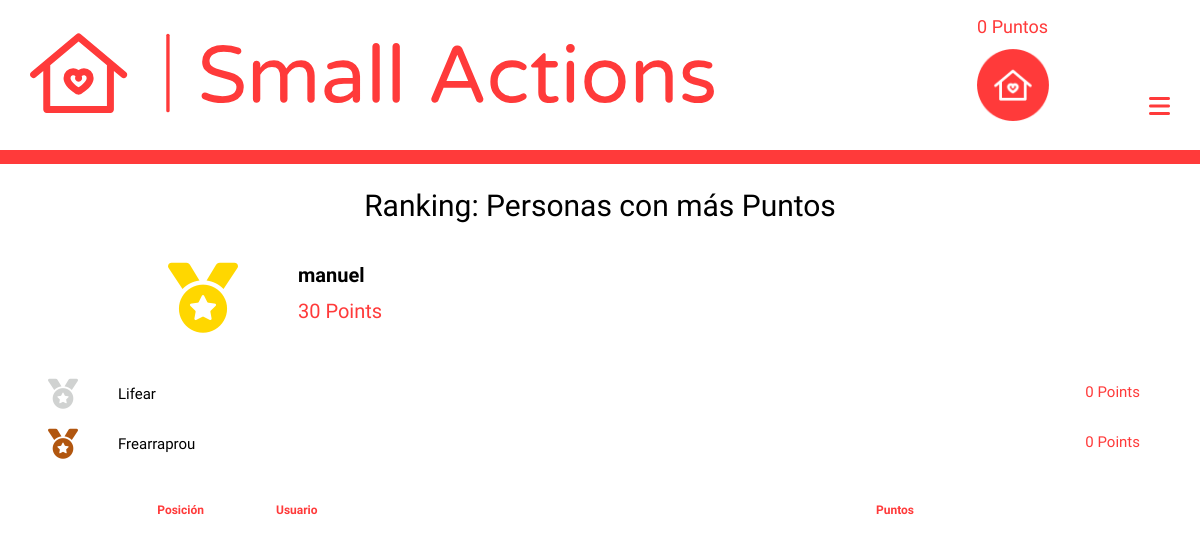
/account/ranking (signed in), run on an earlier commit of the app's database.
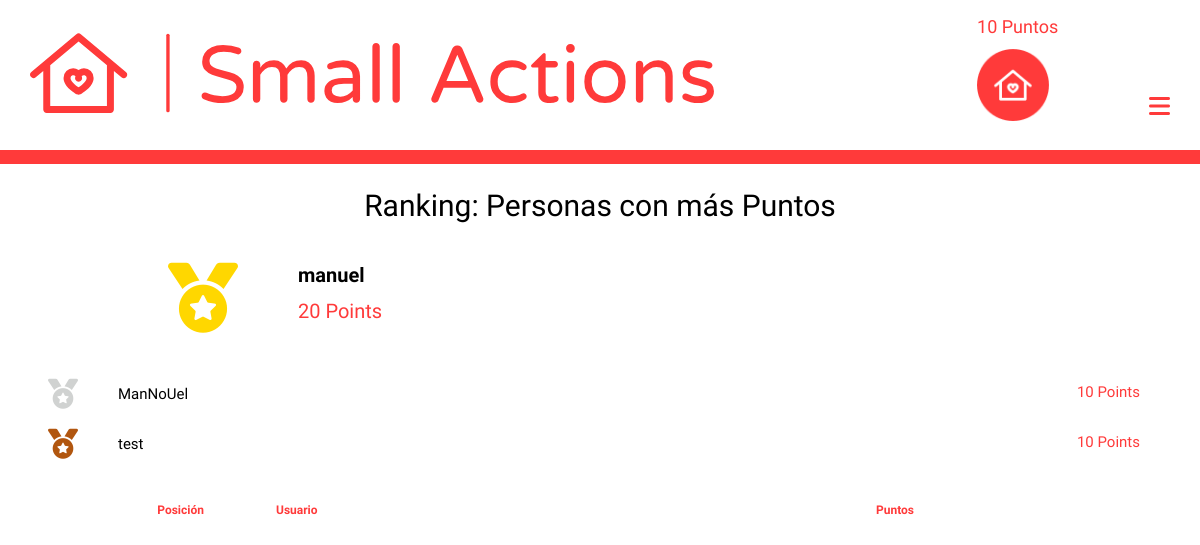
And on a later commit of the database.
### login/models.py (models this page shows, shortened)
class User(AbstractUser):
    points = models.PositiveIntegerField(default=0)
    photo = models.ImageField(upload_to="people", null=True, blank=True)
    latitude = models.DecimalField(max_digits=8, decimal_places=6, null=True, blank=True)
    longitude = models.DecimalField(max_digits=9, decimal_places=6, null=True, blank=True)
    visited = models.ManyToManyField(Help, related_name="persons_visited", null=True, blank=True)
    can_change = models.BooleanField(null=True, blank=True) #Security
    date_forgot = models.DateTimeField(auto_now_add=True)
    random_string = models.CharField(max_length=20, blank=True, null=True, unique=True)
    dark_mode = models.BooleanField(default=False)

### login/views.py (the view)
# urls.py: path('ranking', views.ranking, name="ranking"),
@login_required(login_url='/account/login')
def ranking(request):
    user = User.objects.get(username=request.user)
    all_ranking = User.objects.all().order_by('-points')
    ranking = list(all_ranking).index(user)
    ctx = {'frist' : all_ranking[:3], 'ranking' : ranking}
    return render(request, 'login/ranking.html', ctx)

### templates/login/ranking.html (shortened to what this page needs)
{% extends 'maps/nav.html' %}
{% load static %}
{% block head %}
    <link href="{% static 'login/css/ranking.css' %}" rel="stylesheet">
{% endblock %}
{% block content %}
    <div>
        <h1>Ranking: Personas con más Puntos</h1>
        <div id='superior_grid'>
            <div id='frist_place' class="place">
                <i class="fas fa-medal"></i>
                <h2>{{frist.0.username}}</h2>
                <span>{{frist.0.points}} Points</span>
            </div>
            <div id='second_place' class="other_place place">
                <i class="fas fa-medal"></i>
                <h3>{{frist.1.username}}</h3>
                <span>{{frist.1.points}} Points</span>
            </div>
            <div id='third_place' class="other_place place">
                <i class="fas fa-medal"></i>
                <h4>{{frist.2.username}}</h4>
                <span>{{frist.2.points}} Points</span>
            </div>
        </div>
        <div id='mayor'>
            <div id='headers'>
                <h4>Posición</h4>
                <h4>Usuario</h4>
                <h4>Puntos</h4>
            </div>
        </div>
    </div>
{% endblock %}

### templates/maps/nav.html (shortened to what this page needs)
<!DOCTYPE html>
{% load static %}
<html lang="es">
    <head>
        <link rel="stylesheet" href="{% static 'maps/css/nav.css' %}">
        {% block head %}
        {% endblock %}
    </head>
    <body>
        <header id="all_bar">
            <div id="superior">
                <img src="{% static 'maps/images/logo.svg' %}" id="principal_logo" alt="logo">
                <div id="rigth_superior">
                    {% if request.user.is_authenticated %}
                        <h6>{{request.user.points}} Puntos</h6>
                        {% if request.user.photo %}
                            <a href="{% url 'account' %}"><img src="{{request.user.photo.url}}" alt="account" id="porfile_photo_nav"></a>
                        {% else %}
                            <a href="{% url 'account' %}"><img src="{% static 'maps/images/logo_small_icon_only_inverted.png' %}" alt="account"></a>
                        {% endif %}
                    {% else %}
                        <a href="{% url 'login' %}"><img src="{% static 'maps/images/logo_small_icon_only_inverted.png' %}" alt="account"></a>
                    {% endif %}
                    <i class="fas fa-bars" id="bars"></i>
                </div>
            </div>
            <div id="inferior">
            </div>
        </header>
        {% block content %}
        {% endblock %}
    </body>
</html>

What changed in the data, as far as the page shows it:
no longer on this page (row unchanged): User: username "Lifear", points "0"
no longer on this page (row unchanged): User: username "Frearraprou", points "0"
changed User: user.points "0" → "10"
changed User "manuel": points "30" → "20"
now on this page (row edited): User: username "ManNoUel", points "10"
Also different on the page:
{{ frist.2.username }}: "Frearraprou" → "test"
{{ frist.2.points }}: "0" → "10"
